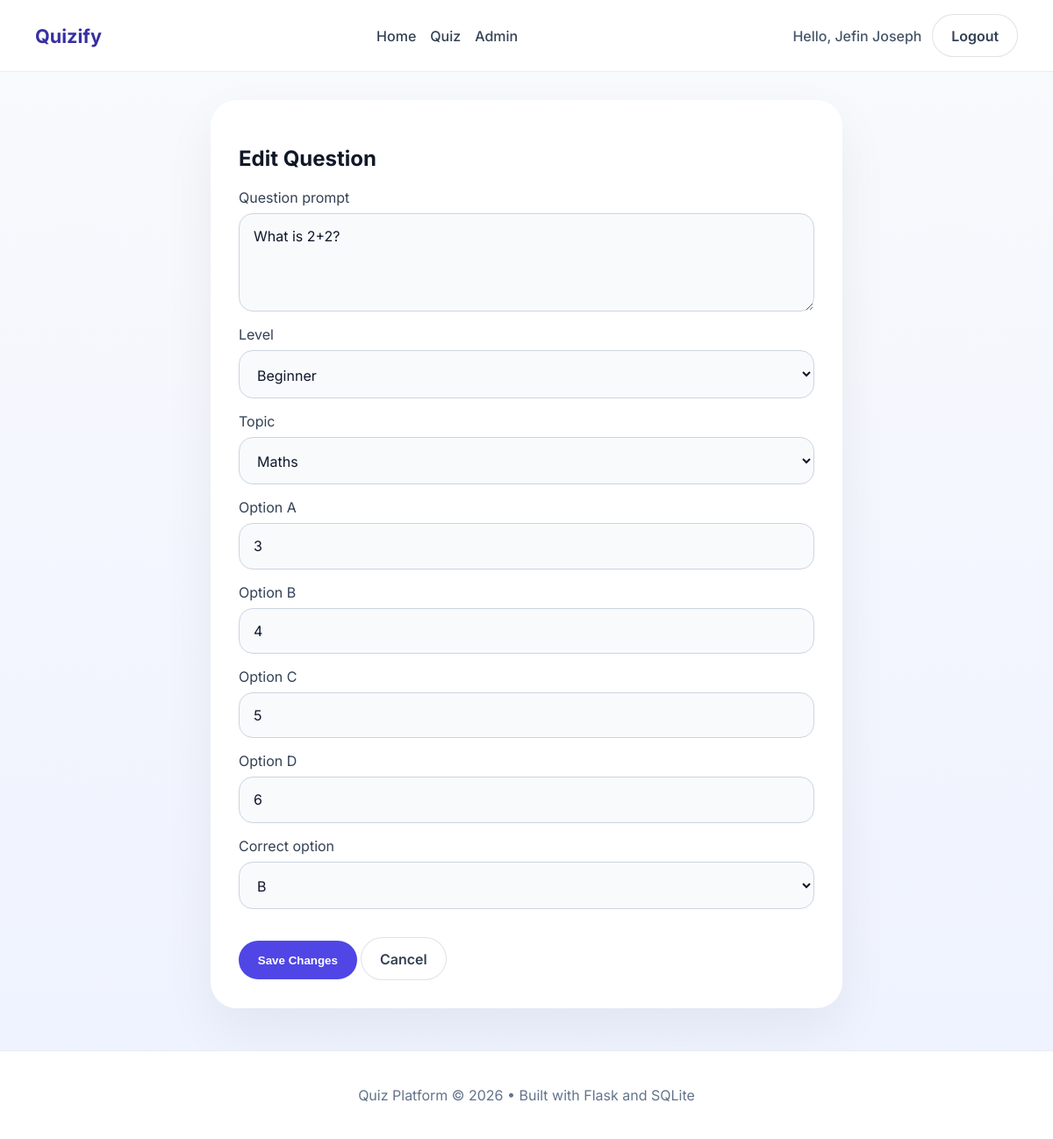
Screenshot of /admin/edit/1 (signed in) with the database file from the repository.
### tables this page shows
CREATE TABLE users (
                id INTEGER PRIMARY KEY AUTOINCREMENT,
                username TEXT UNIQUE NOT NULL,
                full_name TEXT,
                password TEXT NOT NULL,
                is_admin INTEGER NOT NULL DEFAULT 0,
                created_at TEXT NOT NULL
            );

CREATE TABLE questions (
                id INTEGER PRIMARY KEY AUTOINCREMENT,
                prompt TEXT NOT NULL,
                option_a TEXT NOT NULL,
                option_b TEXT NOT NULL,
                option_c TEXT NOT NULL,
                option_d TEXT NOT NULL,
                correct_option TEXT NOT NULL CHECK (correct_option IN ('A', 'B', 'C', 'D')),
                level TEXT,
                topic TEXT
            );

### app.py (the view, shortened to what this page needs)
@app.route("/admin/edit/<int:question_id>", methods=["GET", "POST"])
def admin_edit(question_id):
    user = admin_required()
    if isinstance(user, Response):
        return user
    db = get_db()
    q = db.execute("SELECT id, prompt, option_a, option_b, option_c, option_d, correct_option, COALESCE(level, 'beginner') AS level, COALESCE(topic, 'python') AS topic FROM questions WHERE id = ?", (question_id,)).fetchone()
    if not q:
        flash("Question not found.", "danger")
        return redirect(url_for("admin"))
    TOPICS = ["python", "maths", "science", "gk"]
    return render_template("add_question.html", user=user, topics=TOPICS, question=dict(q))

### app.py (called while the page is built)
def get_db():
    if "db" not in g:
        g.db = sqlite3.connect(app.config["DATABASE"], detect_types=sqlite3.PARSE_DECLTYPES, timeout=30.0)
        g.db.row_factory = sqlite3.Row
        g.db.execute("PRAGMA busy_timeout = 30000")  # 30 seconds timeout for locked database
    return g.db

@app.before_request
def setup_database():
    if not os.path.exists(app.config["DATABASE"]):
        open(app.config["DATABASE"], "a").close()
    if not getattr(app, "_db_initialized", False):
        init_db()
        app._db_initialized = True

def get_user():
    user_id = session.get("user_id")
    if user_id is None:
        return None
    db = get_db()
    user = db.execute("SELECT id, username, full_name, is_admin FROM users WHERE id = ?", (user_id,)).fetchone()
    return dict(user) if user is not None else None

def admin_required():
    user = get_user()
    if user is None or not user.get("is_admin"):
        flash("Administrator access required.", "danger")
        return redirect(url_for("home"))
    if user.get("username", "").lower() not in ALLOWED_ADMIN_EMAILS:
        flash("Administrator access is restricted.", "danger")
        return redirect(url_for("home"))
    return user

### templates/add_question.html (shortened to what this page needs)
{% extends 'base.html' %}
{% block content %}
<section class="panel admin-panel">
    <h2>{% if question %}Edit Question{% else %}Add a New Question{% endif %}</h2>
    <form method="post" class="admin-form">
        <label>
            Question prompt
            <textarea name="prompt" rows="4" placeholder="Enter the question text" required>{% if question %}{{ question.prompt }}{% endif %}</textarea>
        </label>
        <label>
            Level
            <select name="level" required>
                <option value="beginner" {% if question and question.level == 'beginner' %}selected{% endif %}>Beginner</option>
            </select>
        </label>
        <label>
            Topic
            <select name="topic" required>
                {% for t in topics %}
                    <option value="{{ t }}" {% if question and question.topic == t %}selected{% endif %}>{{ t|capitalize }}</option>
                {% endfor %}
            </select>
        </label>
        <label>
            Option A
            <input type="text" name="option_a" placeholder="Answer option A" required value="{% if question %}{{ question.option_a }}{% endif %}" />
        </label>
        <label>
            Option B
            <input type="text" name="option_b" placeholder="Answer option B" required value="{% if question %}{{ question.option_b }}{% endif %}" />
        </label>
        <label>
            Option C
            <input type="text" name="option_c" placeholder="Answer option C" required value="{% if question %}{{ question.option_c }}{% endif %}" />
        </label>
        <label>
            Option D
            <input type="text" name="option_d" placeholder="Answer option D" required value="{% if question %}{{ question.option_d }}{% endif %}" />
        </label>
        <label>
            Correct option
            <select name="correct_option" required>
                <option value="B" {% if question and question.correct_option == 'B' %}selected{% endif %}>B</option>
            </select>
        </label>
        <div class="form-actions">
            <button class="button button-primary" type="submit">{% if question %}Save Changes{% else %}Add Question{% endif %}</button>
            <a class="button button-ghost" href="{{ url_for('admin') }}">Cancel</a>
        </div>
    </form>
</section>
{% endblock %}

### templates/base.html (shortened to what this page needs)
<!DOCTYPE html>
<html lang="en">
<head>
    <link rel="stylesheet" href="{{ url_for('static', filename='css/styles.css') }}" />
</head>
<body>
    <header class="site-header">
        <div class="container nav-container">
            <a class="brand" href="{{ url_for('home') }}">Quizify</a>
            <nav class="site-nav">
                <a href="{{ url_for('home') }}">Home</a>
                <a href="{{ url_for('select_level') }}">Quiz</a>
                {% if user and user.is_admin %}
                    <a href="{{ url_for('admin') }}">Admin</a>
                {% endif %}
            </nav>
            <div class="nav-actions">
                {% if user %}
                    <span class="nav-user">Hello, {{ user.full_name }}</span>
                    <a class="button button-secondary" href="{{ url_for('logout') }}">Logout</a>
                {% else %}
                    <a class="button button-ghost" href="{{ url_for('login') }}">Login</a>
                    <a class="button button-primary" href="{{ url_for('register') }}">Register</a>
                {% endif %}
            </div>
        </div>
    </header>
    <main class="page-content container">
        {% block content %}{% endblock %}
    </main>
    <footer class="site-footer">
        <div class="container footer-inner">
            <p>Quiz Platform &copy; 2026 • Built with Flask and SQLite</p>
        </div>
    </footer>
</body>
</html>

### static/css/styles.css (style rules this page uses)
:root { color-scheme: light; font-family: 'Inter', system-ui, -apple-system, BlinkMacSystemFont, 'Segoe UI', sans-serif; font-size: 16px; background-color: #f5f7fb; color: #111827; }
* { box-sizing: border-box; }
html, body { margin: 0; min-height: 100%; }
body { background: linear-gradient(180deg, #f8fafc 0%, #eef2ff 100%); }
.container { width: min(1120px, calc(100% - 2rem)); margin: 0 auto; }
.site-header { background: rgba(255, 255, 255, 0.95); backdrop-filter: blur(12px); border-bottom: 1px solid rgba(15, 23, 42, 0.08); position: sticky; top: 0; z-index: 10; }
.nav-container { display: flex; align-items: center; justify-content: space-between; gap: 1rem; padding: 1rem 0; }
.brand { color: #3730a3; font-size: 1.35rem; font-weight: 700; text-decoration: none; }
.site-nav { display: flex; gap: 1rem; flex-wrap: wrap; }
.site-nav a { color: #334155; text-decoration: none; font-weight: 500; }
.nav-actions { display: flex; gap: 0.75rem; align-items: center; flex-wrap: wrap; }
.nav-user { color: #475569; font-weight: 500; }
.button { display: inline-flex; align-items: center; justify-content: center; padding: 0.85rem 1.3rem; border-radius: 999px; border: 1px solid transparent; font-weight: 600; text-decoration: none; cursor: pointer; }
.button-primary { background: #4f46e5; color: white; }
.button-secondary, .button-ghost { background: white; color: #334155; border-color: rgba(15, 23, 42, 0.12); }
.page-content { padding: 2rem 0 3rem; }
.panel { background: white; border-radius: 30px; padding: 2rem; box-shadow: 0 24px 60px rgba(15, 23, 42, 0.06); }
.auth-panel, .quiz-panel, .admin-panel, .result-panel { max-width: 720px; margin: 0 auto; }
.auth-panel form, .admin-form { display: grid; gap: 1rem; }
.auth-panel label, .admin-form label { display: grid; gap: 0.5rem; color: #334155; }
.auth-panel input, .admin-form input, .admin-form textarea, .auth-panel textarea, .admin-form select { width: 100%; border: 1px solid #cbd5e1; border-radius: 16px; padding: 0.95rem 1rem; font: inherit; background: #f8fafc; color: #0f172a; }
.auth-panel button, .admin-form button { width: fit-content; }
.form-actions { margin-top: 1rem; }
.site-footer { border-top: 1px solid rgba(15, 23, 42, 0.08); padding: 1.5rem 0; background: white; }
.footer-inner { display: flex; justify-content: center; color: #64748b; }

### rows the page displays
users: full_name "Jefin Joseph"
questions: prompt "What is 2+2?", option_a "3", option_b "4", option_c "5", option_d "6", correct_option "B"

### other values shown
form field topic "Maths"
